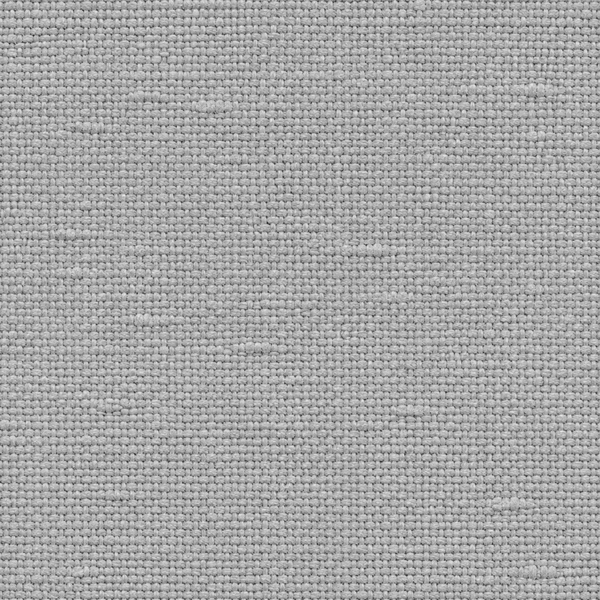
#> input picture art/clothing/raw/gi_cotton.png, 600 x 600 px, found by its file name; its folder holds only this picture in this run
$ python cutout.py
#> lines starting #> are read from the running program, lines starting #| are printed output that depends on the picture; after the words box and inside, x2 and y2 are one past the last pixel; in counts of white or black regions, pixels touching at a corner belong together
"""Cuts generated icons out of their flat white background.

Removes near-white regions connected to the border, plus enclosed pure-white holes (a
coin's square hole), then feathers the edge so the ink outline anti-aliases cleanly.
Writes art/icons/png/<name>.png at 512x512 (board_* names: a 1024x512 crop, no cutout).

Run: python art/icons/cutout.py [names...]
"""

import sys
from pathlib import Path

import numpy as np
from PIL import Image, ImageFilter
from scipy import ndimage

HERE = Path(__file__).resolve().parent
SIZE = 512


def cut(src: Path) -> Image.Image:
    rgb = np.asarray(Image.open(src).convert("RGB")).astype(np.float32)
    lo = rgb.min(axis=2)
    spread = rgb.max(axis=2) - lo
    whiteish = (lo > 232) & (spread < 18)
    labels, n = ndimage.label(whiteish)
    border = set(np.unique(np.concatenate([labels[0], labels[-1], labels[:, 0], labels[:, -1]]))) - {0}
    background = np.isin(labels, list(border))
    # Enclosed holes: very white and big enough not to be a highlight.
    pure = (lo > 246) & (spread < 8)
    hl, hn = ndimage.label(pure)
    sizes = ndimage.sum(pure, hl, range(1, hn + 1))
    area = pure.size
    for i, s in enumerate(sizes, start=1):
        if s > area * 0.002:
            background |= hl == i
    # Soft alpha: distance-to-white inside a thin band around the cut.
    alpha = np.where(background, 0.0, 1.0)
    edge = ndimage.binary_dilation(background, iterations=2) & ~background
    whiteness = np.clip((lo - 150) / (255 - 150), 0, 1)
    alpha[edge] = np.minimum(alpha[edge], 1 - whiteness[edge] * 0.85)
    img = Image.fromarray(np.dstack([rgb, alpha * 255]).astype(np.uint8), "RGBA")
    a = img.getchannel("A").filter(ImageFilter.GaussianBlur(0.6))
    img.putalpha(a)
    bbox = img.getchannel("A").point(lambda v: 255 if v > 20 else 0).getbbox()
    img = img.crop(bbox)
    side = int(max(img.size) * 1.06)
    canvas = Image.new("RGBA", (side, side), (0, 0, 0, 0))
    canvas.paste(img, ((side - img.width) // 2, (side - img.height) // 2))
    return canvas.resize((SIZE, SIZE), Image.LANCZOS)


def board(src: Path) -> Image.Image:
    """Lobby-board art (gen_board.sh): no cutout, centre-cropped to 2:1 at 1024x512."""
    img = Image.open(src).convert("RGB")
    h = min(img.height, img.width // 2)
    w = h * 2
    left, top = (img.width - w) // 2, (img.height - h) // 2
    return img.crop((left, top, left + w, top + h)).resize((1024, 512), Image.LANCZOS)


def main() -> None:
    names = sys.argv[1:] or [p.stem for p in sorted((HERE / "raw").glob("*.png"))]
    (HERE / "png").mkdir(exist_ok=True)
    for name in names:
        process = board if name.startswith("board_") else cut
        process(HERE / "raw" / f"{name}.png").save(HERE / "png" / f"{name}.png", optimize=True)
        print(name)
#> this loop made 1 pass
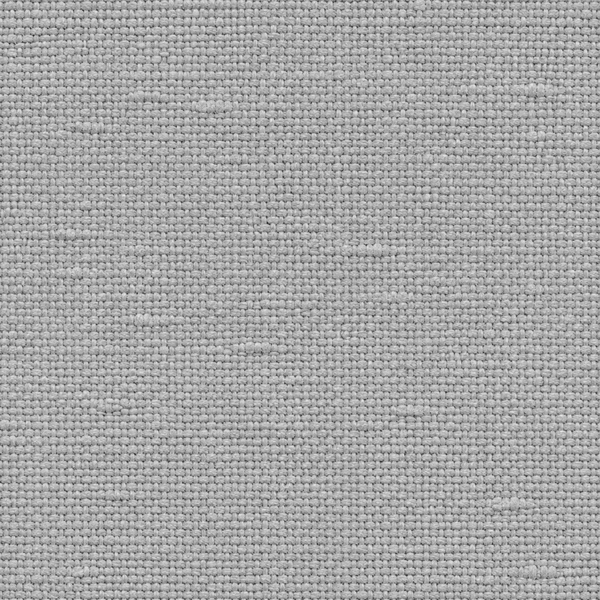
#> input picture art/clothing/raw/gi_cotton.png, 600 x 600 px, found by its file name
#> pass 1, in cut, `whiteish = (lo > 232) & (spread < 18)`:
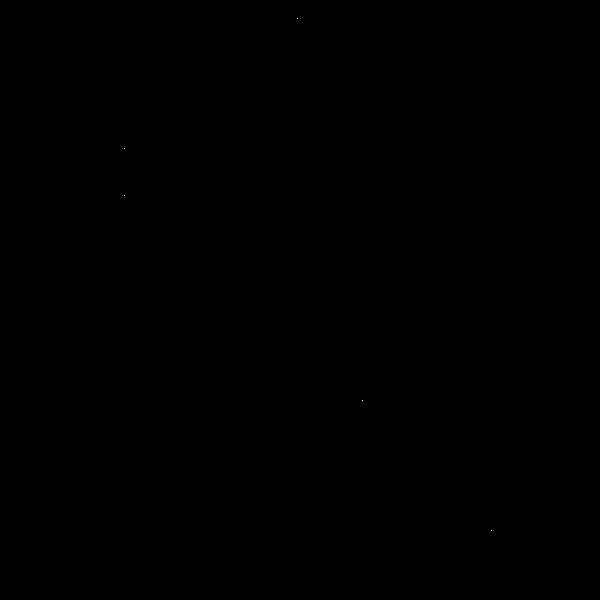
#> whiteish: shape (600, 600) bool; 0% white in thin lines or dots, all inside (x1, y1, x2, y2) = (124, 18, 492, 531)


if __name__ == "__main__":
    main()

$ run again, on art/clothing/raw/obi_weave.png
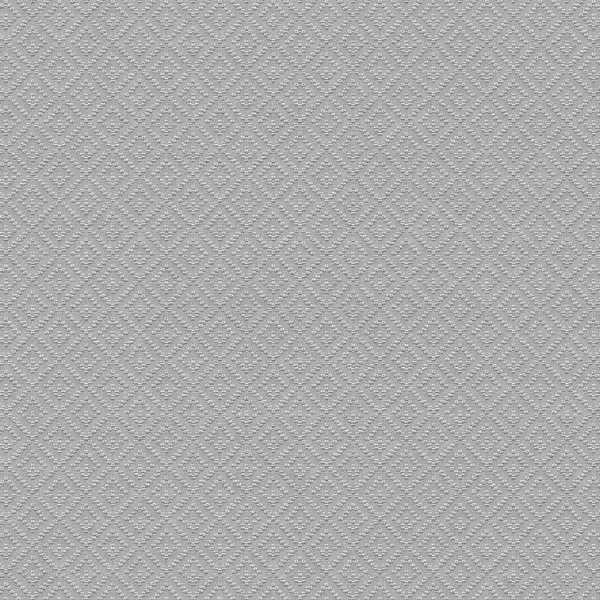
#> input picture art/clothing/raw/obi_weave.png, 600 x 600 px, found by its file name
#> the loop in main, `for name in names:` made 1 pass
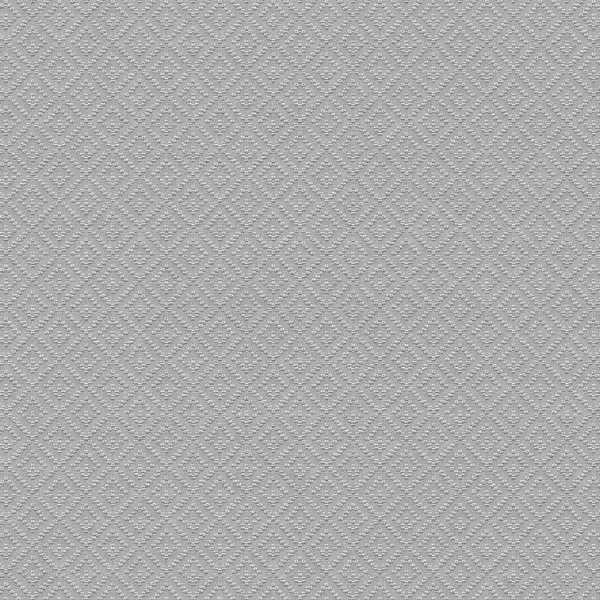
#> input picture art/clothing/raw/obi_weave.png, 600 x 600 px, found by its file name
#> pass 1, in cut, `whiteish = (lo > 232) & (spread < 18)`:
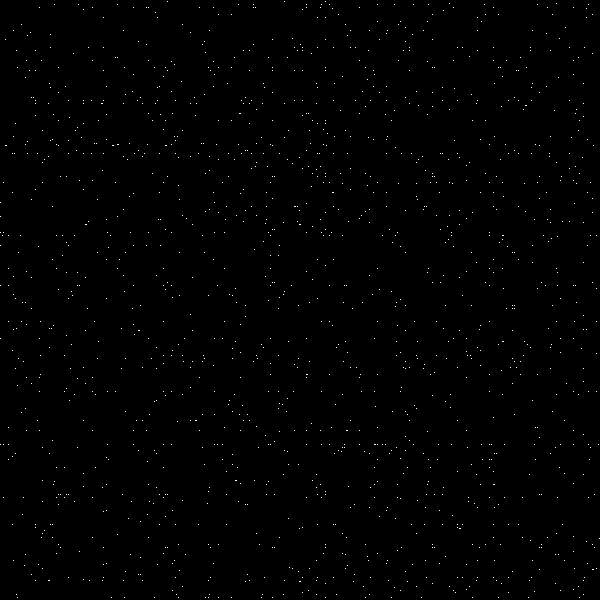
#> whiteish: shape (600, 600) bool; 0.43% white in thin lines or dots

$ run again, on art/clothing/raw/sashiko.png
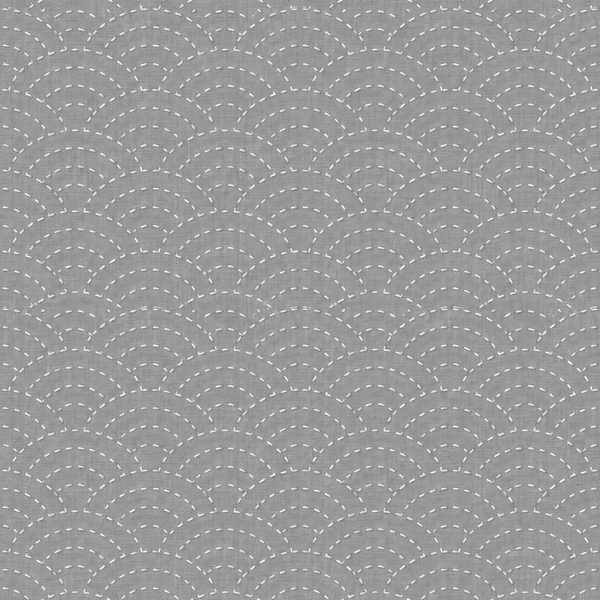
#> input picture art/clothing/raw/sashiko.png, 600 x 600 px, found by its file name
#> the loop in main, `for name in names:` made 1 pass
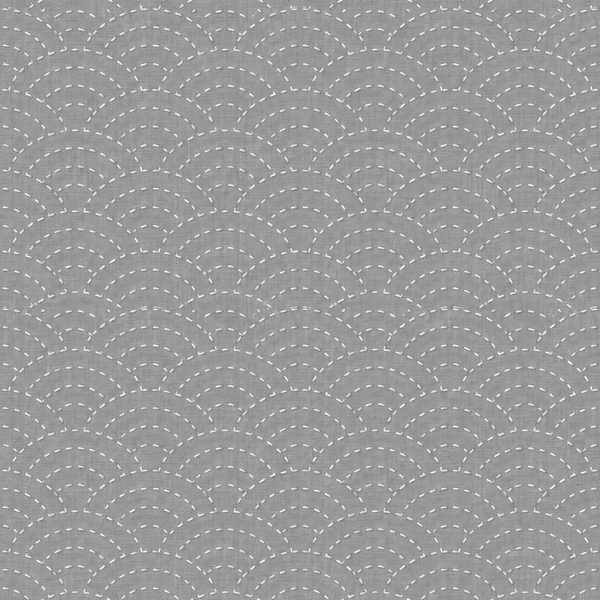
#> input picture art/clothing/raw/sashiko.png, 600 x 600 px, found by its file name
#> pass 1, in cut, `whiteish = (lo > 232) & (spread < 18)`:
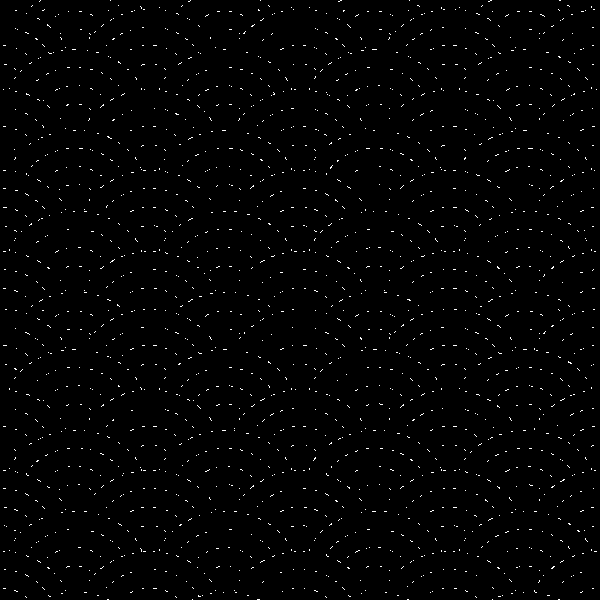
#> whiteish: shape (600, 600) bool; 1.2% white in thin lines or dots
